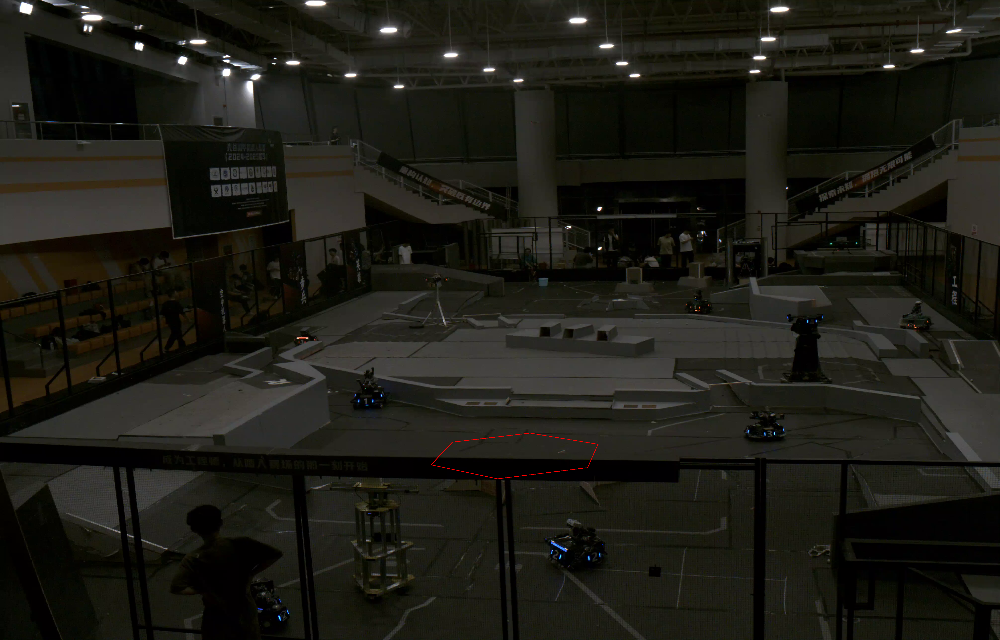
//> input picture PnPread/image/stage.png, 1000 x 640 px
$ ./read   (built with g++ and OpenCV 4)
//> lines starting //> are read from the running program, lines starting //| are printed output that depends on the picture; after the words box and inside, x2 and y2 are one past the last pixel; in counts of white or black regions, pixels touching at a corner belong together
#include <opencv2/opencv.hpp>
#include <iostream>
#include <vector>

std::vector<cv::Point> points;

void mouseCallback(int event, int x, int y, int flags, void* userdata) {
    if (event == cv::EVENT_LBUTTONDOWN) {
        points.push_back(cv::Point(x, y));
        std::cout << "点击坐标: (" << x << ", " << y << ")" << std::endl;
    }
    else if (event == cv::EVENT_RBUTTONDOWN) {
        if (!points.empty()) {
            points.pop_back();
            std::cout << "删除上一个坐标" << std::endl;
        }
    }
    else if (event == cv::EVENT_MOUSEMOVE) {
        if (flags & cv::EVENT_FLAG_LBUTTON) {
            std::cout << "拖动坐标: (" << x << ", " << y << ")" << std::endl;
        }
    }
}

int main() {
    // 读取图像或创建空白图像
    cv::Mat image = cv::imread("../image/stage.png");
//> image is the input picture: 640 rows x 1000 cols, CV_8UC3; mean B, G, R 21.4, 28, 28.7
    // cv::Mat image = cv::Mat::ones(480, 640, CV_8UC3) * 255;

    if (image.empty()) {
        std::cout << "无法加载图像，创建空白图像" << std::endl;

        // 创建空白图像作为替代
        image = cv::Mat::ones(800, 1200, CV_8UC3) * 255;

        // 在空白图像上添加一些文字说明
        cv::putText(image, "Original image not found - Using blank canvas",
                   cv::Point(50, 100), cv::FONT_HERSHEY_SIMPLEX, 1.0,
                   cv::Scalar(0, 0, 0), 2);
        cv::putText(image, "Left click: add point, Right click: remove point",
                   cv::Point(50, 150), cv::FONT_HERSHEY_SIMPLEX, 0.7,
                   cv::Scalar(0, 0, 0), 2);
        cv::putText(image, "ESC: exit, c: clear all, p: print points",
                   cv::Point(50, 200), cv::FONT_HERSHEY_SIMPLEX, 0.7,
                   cv::Scalar(0, 0, 0), 2);
    }else{
        std::cout << "图像加载成功，尺寸: " << image.cols << " x " << image.rows << std::endl;
//| 图像加载成功，尺寸: 1000 x 640
    }

    cv::namedWindow("Image");
    cv::setMouseCallback("Image", mouseCallback);

    std::cout << "使用方法:" << std::endl;
    std::cout << "- 左键点击: 记录坐标" << std::endl;
    std::cout << "- 右键点击: 删除上一个坐标" << std::endl;
    std::cout << "- 按ESC键退出" << std::endl;
    std::cout << "- 按'c'键清空所有点" << std::endl;
    std::cout << "- 按'p'键打印所有坐标" << std::endl;

    while (true) {
        cv::Mat displayImage = image.clone();

        // 绘制所有点
        for (size_t i = 0; i < points.size(); ++i) {
            cv::circle(displayImage, points[i], 5, cv::Scalar(0, 0, 255), -1);
            std::string text = std::to_string(i) + ":(" +
                             std::to_string(points[i].x) + "," +
                             std::to_string(points[i].y) + ")";
            cv::putText(displayImage, text,
                       cv::Point(points[i].x + 10, points[i].y - 10),
                       cv::FONT_HERSHEY_SIMPLEX, 0.5, cv::Scalar(255, 0, 0), 1);
        }

        cv::imshow("Image", displayImage);

        int key = cv::waitKey(1);
//> the left mouse button is pressed and released at (500, 320)
//> in mouseCallback, `points.push_back(cv::Point(x, y));`: points = 1 Point (x, y): [500, 320]
//> the loop `for (size_t i = 0; i < points.size(); ++i)` made 1 pass
//> text on pass 1: "0:(500,320)"
//> pass 1, `cv::putText(displayImage, text, cv::Point(points[i].x + 10, points[i]...`:
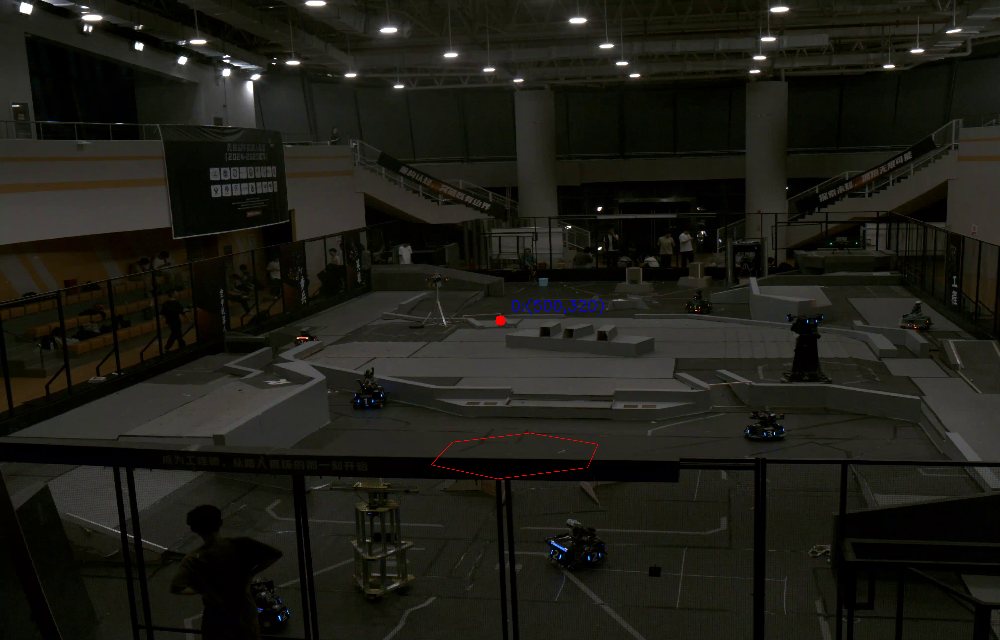
//> displayImage: 640 rows x 1000 cols, CV_8UC3; 315 pixels changed, all inside (x1, y1, x2, y2) = (495, 298, 603, 326)
//> the Esc key is pressed
        if (key == 27) { // ESC
            break;
        }
        else if (key == 'c') {
            points.clear();
            std::cout << "清空所有坐标" << std::endl;
        }
        else if (key == 'p') {
            std::cout << "所有坐标点:" << std::endl;
            for (size_t i = 0; i < points.size(); ++i) {
                std::cout << "点" << i << ": (" << points[i].x << ", " << points[i].y << ")" << std::endl;
            }
        }
    }

    // 最终输出
    std::cout << "\n最终获取的坐标点:" << std::endl;
    for (size_t i = 0; i < points.size(); ++i) {
        std::cout << "点" << i << ": (" << points[i].x << ", " << points[i].y << ")" << std::endl;
    }
//> this loop made 1 pass
//| 点0: (500, 320)

    return 0;
}
